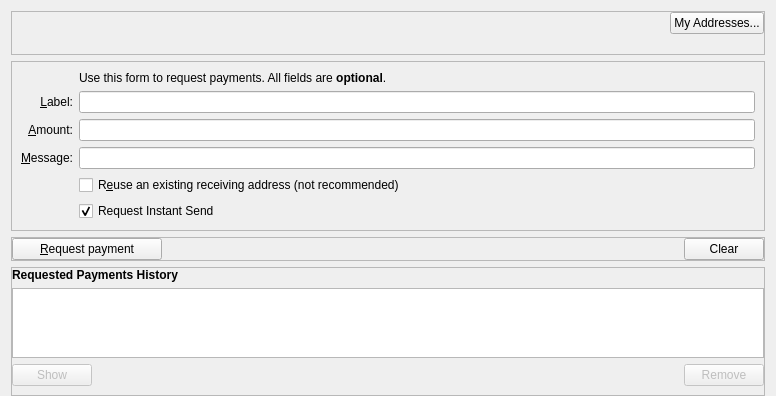
<?xml version="1.0" encoding="UTF-8"?>
<ui version="4.0">
	<class>ReceiveCoinsDialog</class>
	<widget class="QWidget" name="ReceiveCoinsDialog">
		<property name="geometry">
			<rect>
				<x>0</x>
				<y>0</y>
				<width>776</width>
				<height>387</height>
			</rect>
		</property>
		<layout class="QVBoxLayout" name="verticalLayout" stretch="0,0,0,0,1">
            <property name="bottomMargin">
                <number>0</number>
            </property>
            <item>
                <widget class="QFrame" name="frameSendTopButton">
					<property name="sizePolicy">
						<sizepolicy hsizetype="Expanding" vsizetype="Expanding">
							<horstretch>0</horstretch>
							<verstretch>0</verstretch>
						</sizepolicy>
					</property>
					<property name="maximumSize">
						<size>
							<width>16777215</width>
							<height>16777215</height>
						</size>
					</property>
					<property name="frameShape">
						<enum>QFrame::StyledPanel</enum>
					</property>
					<property name="frameShadow">
						<enum>QFrame::Sunken</enum>
					</property>
					<layout class="QHBoxLayout" name="topSendButtons">
                         <property name="topMargin">
                            <number>0</number>
                        </property>
                        <property name="bottomMargin">
                            <number>20</number>
                        </property>
                        <property name="leftMargin">
                            <number>0</number>
                        </property>
                        <property name="rightMargin">
                            <number>0</number>
                        </property>
                        <item>
                            <spacer name="horizontalSpacerWalletSecruity">
                                <property name="orientation">
                                    <enum>Qt::Horizontal</enum>
                                </property>
                                <property name="sizeHint" stdset="0">
                                    <size>
                                        <width>40</width>
                                        <height>1</height>
                                    </size>
                                </property>
                            </spacer>
                        </item>
						<item>
							<widget class="QPushButton" name="receivingAddressesButton">
								<property name="toolTip">
									<string>Clear all fields of the form.</string>
								</property>
								<property name="text">
									<string>My Addresses...</string>
								</property>
								<property name="autoDefault">
									<bool>false</bool>
								</property>
							</widget>
						</item>
					</layout>
				</widget>
            </item>
			<item>
				<widget class="QFrame" name="frameReceiveForm">
					<property name="sizePolicy">
						<sizepolicy hsizetype="Preferred" vsizetype="Expanding">
							<horstretch>0</horstretch>
							<verstretch>0</verstretch>
						</sizepolicy>
					</property>
					<property name="frameShape">
						<enum>QFrame::StyledPanel</enum>
					</property>
					<property name="frameShadow">
						<enum>QFrame::Sunken</enum>
					</property>
					<layout class="QVBoxLayout" name="verticalLayout_3">
						<item>
							<layout class="QGridLayout" name="gridLayout">
								<item row="7" column="2">
									<widget class="QCheckBox" name="reuseAddress">
										<property name="toolTip">
											<string>Reuse one of the previously used receiving addresses.&lt;br&gt;Reusing addresses has security and privacy issues.&lt;br&gt;Do not use this unless re-generating a payment request made before.</string>
										</property>
										<property name="text">
											<string>R&amp;euse an existing receiving address (not recommended)</string>
										</property>
									</widget>
								</item>
								<item row="7" column="0">
									<widget class="QLabel" name="label_4">
										<property name="text">
											<string/>
										</property>
									</widget>
								</item>
								<item row="6" column="0">
									<widget class="QLabel" name="label_3">
										<property name="toolTip">
											<string>An optional message to attach to the payment request, which will be displayed when the request is opened. Note: The message will not be sent with the payment over the LUASCOIN network.</string>
										</property>
										<property name="text">
											<string>&amp;Message:</string>
										</property>
										<property name="alignment">
											<set>Qt::AlignRight|Qt::AlignTrailing|Qt::AlignVCenter</set>
										</property>
										<property name="buddy">
											<cstring>reqMessage</cstring>
										</property>
									</widget>
								</item>
								<item row="4" column="2">
									<widget class="QLineEdit" name="reqLabel">
										<property name="toolTip">
											<string>An optional label to associate with the new receiving address.</string>
										</property>
									</widget>
								</item>
								<item row="6" column="2">
									<widget class="QLineEdit" name="reqMessage">
										<property name="toolTip">
											<string>An optional message to attach to the payment request, which will be displayed when the request is opened.&lt;br&gt;Note: The message will not be sent with the payment over the LUASCOIN network.</string>
										</property>
									</widget>
								</item>
								<item row="2" column="2">
									<widget class="QLabel" name="labelRequestForm">
										<property name="text">
											<string>Use this form to request payments. All fields are &lt;b&gt;optional&lt;/b&gt;.</string>
										</property>
									</widget>
								</item>
								<item row="4" column="0">
									<widget class="QLabel" name="label_2">
										<property name="toolTip">
											<string>An optional label to associate with the new receiving address.</string>
										</property>
										<property name="text">
											<string>&amp;Label:</string>
										</property>
										<property name="alignment">
											<set>Qt::AlignRight|Qt::AlignTrailing|Qt::AlignVCenter</set>
										</property>
										<property name="buddy">
											<cstring>reqLabel</cstring>
										</property>
									</widget>
								</item>
								<item row="5" column="0">
									<widget class="QLabel" name="label">
										<property name="toolTip">
											<string>An optional amount to request. Leave this empty or zero to not request a specific amount.</string>
										</property>
										<property name="text">
											<string>&amp;Amount:</string>
										</property>
										<property name="alignment">
											<set>Qt::AlignRight|Qt::AlignTrailing|Qt::AlignVCenter</set>
										</property>
										<property name="buddy">
											<cstring>reqAmount</cstring>
										</property>
									</widget>
								</item>
								<item row="5" column="2">
									<widget class="LUASCOINAmountField" name="reqAmount">
										<property name="minimumSize">
											<size>
												<width>80</width>
												<height>0</height>
											</size>
										</property>
										<property name="toolTip">
											<string>An optional amount to request. Leave this empty or zero to not request a specific amount.</string>
										</property>
									</widget>
								</item>
								<item row="8" column="2">
									<widget class="QCheckBox" name="checkUseInstantSend">
										<property name="text">
											<string>Request Instant Send</string>
										</property>
										<property name="checked">
											<bool>true</bool>
										</property>
									</widget>
								</item>
							</layout>
						</item>
					</layout>
				</widget>
			</item>
            <item>
                <widget class="QFrame" name="frame2">
					<property name="sizePolicy">
						<sizepolicy hsizetype="Preferred" vsizetype="Expanding">
							<horstretch>0</horstretch>
							<verstretch>0</verstretch>
						</sizepolicy>
					</property>
					<property name="frameShape">
						<enum>QFrame::StyledPanel</enum>
					</property>
					<property name="frameShadow">
						<enum>QFrame::Sunken</enum>
					</property>
					<layout class="QVBoxLayout" name="verticalLayout_3_2">
                        <property name="leftMargin">
                            <number>0</number>
                        </property>
                        <property name="topMargin">
                            <number>0</number>
                        </property>
                        <property name="rightMargin">
                            <number>0</number>
                        </property>
                        <property name="bottomMargin">
                            <number>0</number>
                        </property>
                    	<item>
                            <layout class="QHBoxLayout" name="horizontalLayout">
                                <property name="leftMargin">
                                    <number>0</number>
                                </property>
                                <property name="topMargin">
                                    <number>0</number>
                                </property>
                                <property name="rightMargin">
                                    <number>0</number>
                                </property>
                                <property name="bottomMargin">
                                    <number>0</number>
                                </property>
                                <item>
                                    <widget class="QPushButton" name="receiveButton">
                                        <property name="minimumSize">
                                            <size>
                                                <width>150</width>
                                                <height>0</height>
                                            </size>
                                        </property>
                                        <property name="text">
                                            <string>&amp;Request payment</string>
                                        </property>
                                    </widget>
                                </item>
                                <item>
                                    <spacer name="horizontalSpacer">
                                        <property name="orientation">
                                            <enum>Qt::Horizontal</enum>
                                        </property>
                                        <property name="sizeHint" stdset="0">
                                            <size>
                                                <width>40</width>
                                                <height>20</height>
                                            </size>
                                        </property>
                                    </spacer>
                                </item>
                                <item>
                                    <widget class="QPushButton" name="clearButton">
                                        <property name="sizePolicy">
                                            <sizepolicy hsizetype="Minimum" vsizetype="Fixed">
                                                <horstretch>0</horstretch>
                                                <verstretch>0</verstretch>
                                            </sizepolicy>
                                        </property>
                                        <property name="toolTip">
                                            <string>Clear all fields of the form.</string>
                                        </property>
                                        <property name="text">
                                            <string>Clear</string>
                                        </property>
                                        <property name="autoDefault">
                                            <bool>false</bool>
                                        </property>
                                    </widget>
                                </item>
                            </layout>
                        </item>
                    </layout>
                </widget>
            </item>
			<item>
				<spacer name="verticalSpacer_2">
					<property name="orientation">
						<enum>Qt::Vertical</enum>
					</property>
					<property name="sizeHint" stdset="0">
						<size>
							<width>20</width>
							<height>10</height>
						</size>
					</property>
				</spacer>
			</item>
			<item>
				<widget class="QFrame" name="frameHistory">
					<property name="sizePolicy">
						<sizepolicy hsizetype="Preferred" vsizetype="Expanding">
							<horstretch>0</horstretch>
							<verstretch>0</verstretch>
						</sizepolicy>
					</property>
					<property name="frameShape">
						<enum>QFrame::StyledPanel</enum>
					</property>
					<property name="frameShadow">
						<enum>QFrame::Raised</enum>
					</property>
					<layout class="QVBoxLayout" name="verticalLayout_2">
                        <property name="leftMargin">
                            <number>0</number>
                        </property>
                        <property name="topMargin">
                            <number>0</number>
                        </property>
                        <property name="rightMargin">
                            <number>0</number>
                        </property>
						<item>
							<widget class="QLabel" name="labelRequestedPaymentsHistory">
								<property name="font">
									<font>
										<weight>75</weight>
										<bold>true</bold>
									</font>
								</property>
								<property name="text">
									<string>Requested Payments History</string>
								</property>
							</widget>
						</item>
						<item>
							<widget class="QTableView" name="recentRequestsView">
								<property name="contextMenuPolicy">
									<enum>Qt::CustomContextMenu</enum>
								</property>
								<property name="tabKeyNavigation">
									<bool>false</bool>
								</property>
								<property name="sortingEnabled">
									<bool>true</bool>
								</property>
							</widget>
						</item>
						<item>
							<layout class="QHBoxLayout" name="horizontalLayout_2">
								<item>
									<widget class="QPushButton" name="showRequestButton">
										<property name="enabled">
											<bool>false</bool>
										</property>
										<property name="toolTip">
											<string>Show the selected request (does the same as double clicking an entry)</string>
										</property>
										<property name="text">
											<string>Show</string>
										</property>
										<property name="autoDefault">
											<bool>false</bool>
										</property>
									</widget>
								</item>
                                <item>
									<spacer name="horizontalSpacer_2">
										<property name="orientation">
											<enum>Qt::Horizontal</enum>
										</property>
										<property name="sizeHint" stdset="0">
											<size>
												<width>40</width>
												<height>20</height>
											</size>
										</property>
									</spacer>
								</item>
								<item>
									<widget class="QPushButton" name="removeRequestButton">
										<property name="enabled">
											<bool>false</bool>
										</property>
										<property name="toolTip">
											<string>Remove the selected entries from the list</string>
										</property>
										<property name="text">
											<string>Remove</string>
										</property>
										<property name="autoDefault">
											<bool>false</bool>
										</property>
									</widget>
								</item>
							</layout>
						</item>
					</layout>
				</widget>
			</item>
		</layout>
	</widget>
	<customwidgets>
		<customwidget>
			<class>LUASCOINAmountField</class>
			<extends>QLineEdit</extends>
			<header>luascoinamountfield.h</header>
			<container>1</container>
		</customwidget>
	</customwidgets>
	<tabstops>
		<tabstop>reqLabel</tabstop>
		<tabstop>reqAmount</tabstop>
		<tabstop>reqMessage</tabstop>
		<tabstop>reuseAddress</tabstop>
		<tabstop>receiveButton</tabstop>
		<tabstop>clearButton</tabstop>
		<tabstop>recentRequestsView</tabstop>
		<tabstop>showRequestButton</tabstop>
		<tabstop>removeRequestButton</tabstop>
	</tabstops>
	<resources>
		<include location="../luascoin.qrc"/>
	</resources>
	<connections/>
</ui>
